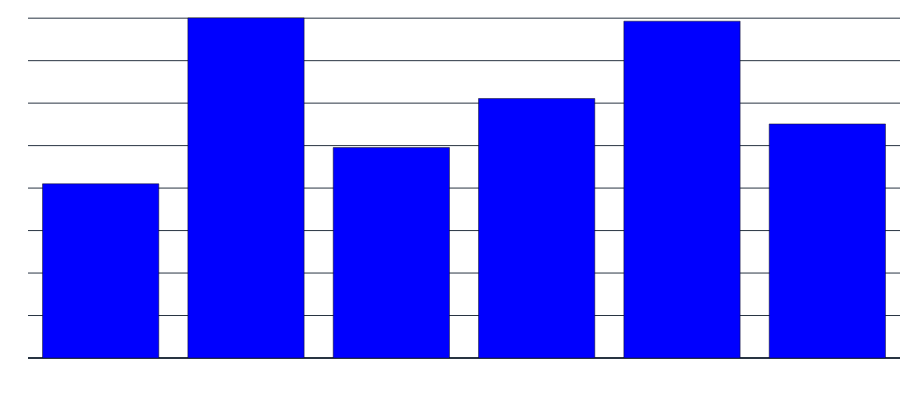

The notebook cell this image was saved under:
### Code cell
fig = go.Figure()
fig.add_trace(go.Bar(
    x=product_categories['product_category'],
    y=product_categories['Count'],
    marker_color='blue',
    text=[f"In Stock: {in_stock_counts[cat]}" for cat in product_categories['product_category']],
    textposition='outside',
    textfont=dict(color='white')
))

fig.update_layout(
    
    template='plotly_dark',
    plot_bgcolor='rgba(0, 0, 0, 0)',
    paper_bgcolor='rgba(0, 0, 0, 0)',
    margin=dict(l=0, r=0, t=0, b=0),
    xaxis=dict(tickmode='linear', tickfont=dict(color='white')),
    yaxis=dict(tickfont=dict(color='white')),
    xaxis_title=dict(text='Product Category', font=dict(color='white')),
    height=400,
)

### Figure 1 — Plotly figure (JSON) as saved in the notebook; plotly's stock layout.template omitted (floating-point values rounded to 4 significant figures)
{"data": [{"marker": {"color": "blue"}, "text": ["In Stock: 133", "In Stock: 485", "In Stock: 208", "In Stock: 255", "In Stock: 482", "In Stock: 307"], "textfont": {"color": "white"}, "textposition": "outside", "type": "bar", "x": ["Men Accessories", "Men Clothing", "Men Shoes", "Women Accessories", "Women Clothing", "Women Shoes"], "y": [82027, 160133, 99094, 122180, 158588, 110199]}], "layout": {"height": 400, "margin": {"b": 0, "l": 0, "r": 0, "t": 0}, "paper_bgcolor": "rgba(0, 0, 0, 0)", "plot_bgcolor": "rgba(0, 0, 0, 0)", "xaxis": {"tickfont": {"color": "white"}, "tickmode": "linear", "title": {"font": {"color": "white"}, "text": "Product Category"}}, "yaxis": {"tickfont": {"color": "white"}}}}
